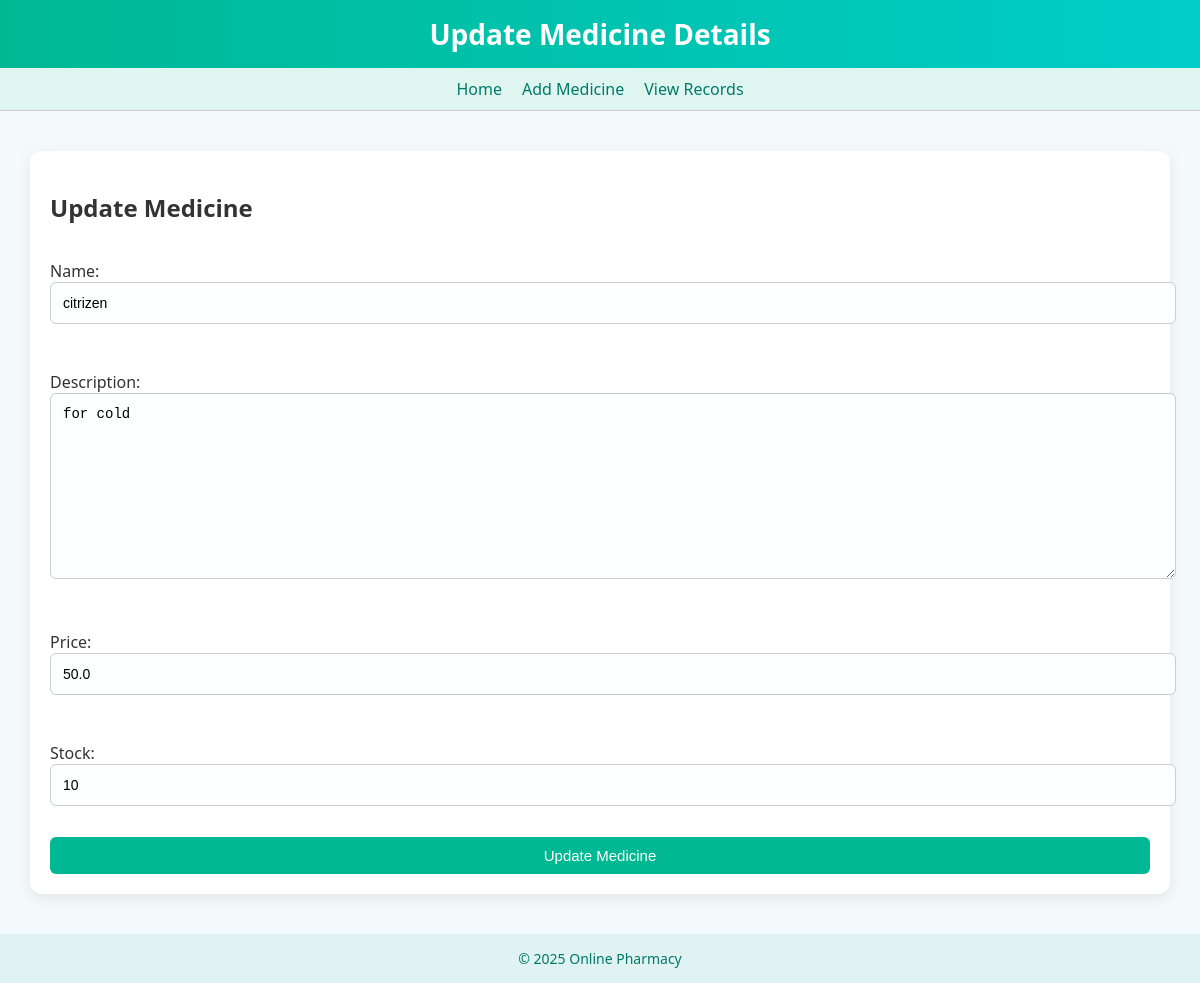
The page /update/9/ (signed in) on the database its author committed.
### pharmacy_app/models.py (models this page shows, shortened)
class Medicine(models.Model):
    name = models.CharField(max_length=100)
    description = models.TextField()
    price = models.FloatField()
    stock = models.IntegerField()

### pharmacy_app/views.py (the view)
# urls.py: path('update/<int:id>/', views.update_medicine, name='update'),
@login_required
def update_medicine(request, id):
    if not request.user.is_superuser:
        return HttpResponseForbidden("Only admin can update medicines.")
    medicine = get_object_or_404(Medicine, id=id)
    if request.method == 'POST':
        form = MedicineForm(request.POST, instance=medicine)
        if form.is_valid():
            form.save()
            return redirect('view')
    else:
        form = MedicineForm(instance=medicine)
    return render(request, 'update.html', {'form': form, 'medicine': medicine})

### pharmacy_app/forms.py
class MedicineForm(forms.ModelForm):
    class Meta:
        model = Medicine
        fields = ['name', 'description', 'price', 'stock']

### pharmacy_app/templates/update.html (shortened to what this page needs)
{% load static %}
<!DOCTYPE html>
<html>
<head>
    <link rel="stylesheet" href="{% static 'style.css' %}">
</head>
<body>
    <div class="header">Update Medicine Details</div>
    <nav>
        <a href="{% url 'home' %}">Home</a>
        <a href="{% url 'add' %}">Add Medicine</a>
        <a href="{% url 'view' %}">View Records</a>
    </nav>
    <div class="container">
        <h2>Update Medicine</h2>
        <form method="post">
            {{ form.as_p }}
            <input type="submit" value="Update Medicine">
        </form>
    </div>
    <div class="footer">© 2025 Online Pharmacy</div>
</body>
</html>

### pharmacy_app/static/style.css (style rules this page uses)
body { margin: 0; font-family: 'Segoe UI', Tahoma, Geneva, Verdana, sans-serif; background-color: #f4f9fb; color: #333; }
.container { max-width: 1100px; margin: 40px auto; padding: 20px; background-color: #fff; border-radius: 12px; box-shadow: 0 4px 15px rgba(0, 0, 0, 0.08); }
.header { background: linear-gradient(90deg, #00b894, #00cec9); padding: 15px 0; text-align: center; color: white; font-size: 28px; font-weight: bold; box-shadow: 0 2px 8px rgba(0, 0, 0, 0.2); }
nav { display: flex; justify-content: center; background-color: #dff6f0; padding: 10px; border-bottom: 1px solid #ccc; gap: 20px; }
nav a { text-decoration: none; color: #00796b; font-weight: 500; transition: color 0.3s, transform 0.2s; }
button, input[type="submit"], .btn { background-color: #00b894; color: white; padding: 10px 18px; border: none; border-radius: 6px; font-size: 15px; cursor: pointer; transition: background-color 0.3s ease; text-align: center; display: inline-block; }
form { display: flex; flex-direction: column; gap: 15px; margin-top: 20px; }
input[type="text"], input[type="number"], input[type="email"], input[type="password"], textarea, select { padding: 12px; border: 1px solid #ccc; border-radius: 6px; font-size: 14px; background-color: #fdfefe; width: 100%; }
.footer { text-align: center; padding: 15px; background-color: #e0f2f1; color: #00796b; font-size: 14px; margin-top: 40px; }

### rows shown on the page
Medicine: name "citrizen", description "for cold", price "50.0", stock "10"
